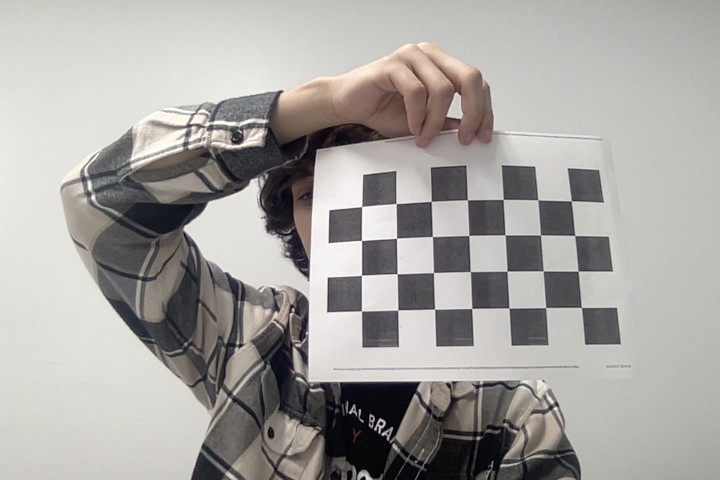
#> input picture Photo on 2-10-23 at 3.02 PM #2.jpg, 1440 x 960 px (shown at 1/2 size); its folder holds 5 pictures in this run
$ python -i calibration.py   (imports and definitions only)
#> lines starting #> are read from the running program, lines starting #| are printed output that depends on the picture; after the words box and inside, x2 and y2 are one past the last pixel; in counts of white or black regions, pixels touching at a corner belong together
# Import required modules
import cv2
import numpy as np
import os
import glob

def cal():
	# Define the dimensions of checkerboard
	CHECKERBOARD = (7, 4)


	# stop the iteration when specified
	# accuracy, epsilon, is reached or
	# specified number of iterations are completed.
	criteria = (cv2.TERM_CRITERIA_EPS +
				cv2.TERM_CRITERIA_MAX_ITER, 30, 0.001)


	# Vector for 3D points
	threedpoints = []

	# Vector for 2D points
	twodpoints = []


	# 3D points real world coordinates
	objectp3d = np.zeros((1, CHECKERBOARD[0]
						* CHECKERBOARD[1],
						3), np.float32)
	objectp3d[0, :, :2] = np.mgrid[0:CHECKERBOARD[0],
								0:CHECKERBOARD[1]].T.reshape(-1, 2)
	prev_img_shape = None


	# Extracting path of individual image stored
	# in a given directory. Since no path is
	# specified, it will take current directory
	# jpg files alone
	images = glob.glob('*.jpg')

	for filename in images:
		image = cv2.imread(filename)
#> image is the input picture: shape (960, 1440, 3); mean B, G, R 160.2, 163.6, 165.9
		grayColor = cv2.cvtColor(image, cv2.COLOR_BGR2GRAY)
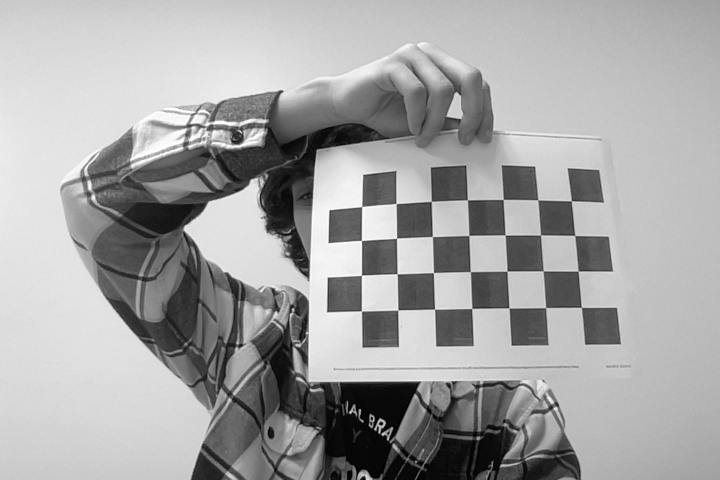
#> grayColor: shape (960, 1440) (shown at 1/2 size); min 0, max 255, mean 163.9

		# Find the chess board corners
		# If desired number of corners are
		# found in the image then ret = true
		ret, corners = cv2.findChessboardCorners(
						grayColor, CHECKERBOARD,
						cv2.CALIB_CB_ADAPTIVE_THRESH
						+ cv2.CALIB_CB_FAST_CHECK +
						cv2.CALIB_CB_NORMALIZE_IMAGE)
#> ret = True; corners = 28 rows, first 8: [1163.4, 614.5], [1091.8, 615.8], [1018.2, 617.2], [944, 617.5], [870, 618.5], [796.1, 620.5], [723.4, 622.4], [1156.8, 542.6]

		# If desired number of corners can be detected then,
		# refine the pixel coordinates and display
		# them on the images of checker board
		if ret == True:
			threedpoints.append(objectp3d)

			# Refining pixel coordinates
			# for given 2d points.
			corners2 = cv2.cornerSubPix(
				grayColor, corners, (11, 11), (-1, -1), criteria)
#> corners2 = 28 rows, first 8: [1163.2, 615.1], [1091.8, 615.7], [1018.4, 616.4], [944.1, 617.3], [869.5, 618.6], [796.1, 620.4], [723.5, 622.2], [1156.5, 542.5]

			twodpoints.append(corners2)

			# Draw and display the corners
			image = cv2.drawChessboardCorners(image,
											CHECKERBOARD,
											corners2, ret)
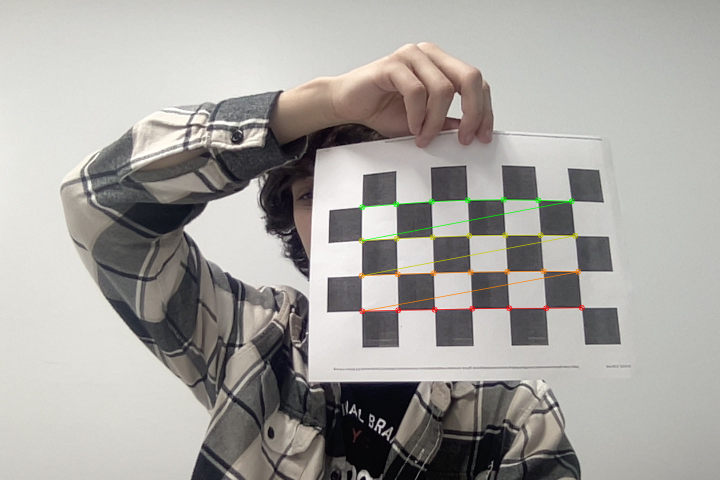
#> image: shape (960, 1440, 3) (shown at 1/2 size); 0.82% of pixels changed, all inside (x1, y1, x2, y2) = (717, 393, 1170, 629)

		cv2.imshow('img', image)
		cv2.waitKey(0)
#> pass 2 of the loop in cal, `for filename in images:`:
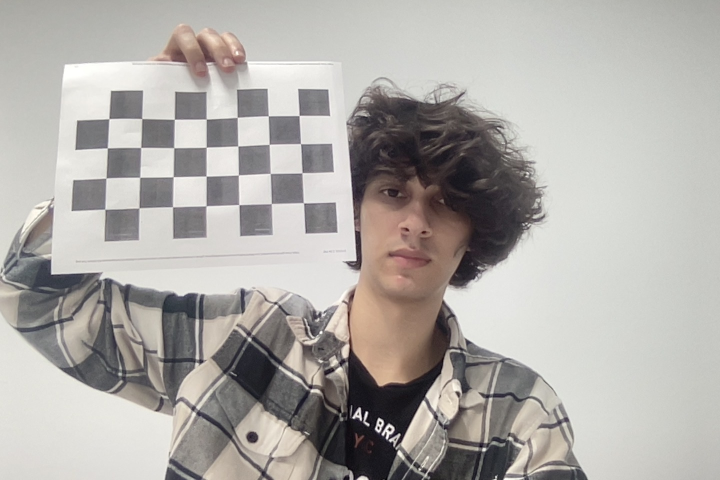
#> input picture Photo on 2-10-23 at 3.02 PM #3.jpg, 1440 x 960 px (shown at 1/2 size)
#> in cal, image is the input picture: shape (960, 1440, 3); mean B, G, R 167.9, 171.8, 175.2
#> in cal, `grayColor = cv2.cvtColor(image, cv2.COLOR_BGR2GRAY)`:
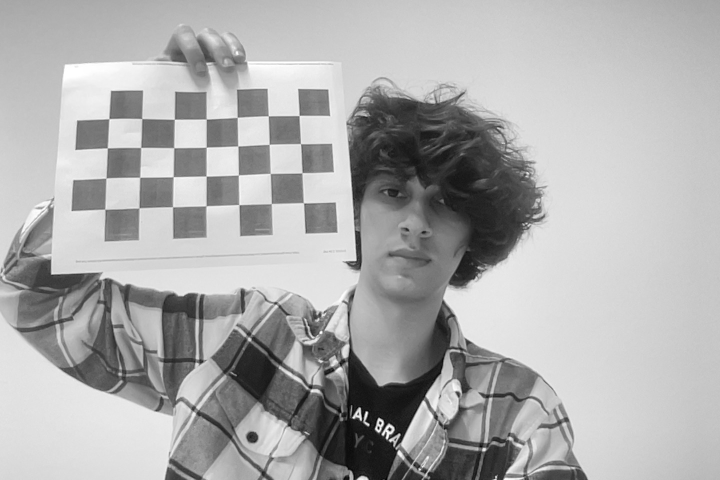
#> grayColor: shape (960, 1440) (shown at 1/2 size); min 0, max 255, mean 172.4
#> corners = 28 rows, first 8: [607.3, 406.1], [543.2, 407.8], [478.1, 409.6], [412.8, 412.4], [345.7, 413.6], [279.1, 416.6], [209.7, 418.7], [604.5, 346]
#> corners2 = 28 rows, first 8: [607.5, 406.2], [543.2, 407.7], [478.5, 409.7], [412.7, 412], [345.7, 414], [278.5, 416.3], [210.4, 419], [604.6, 346.1]
#> in cal, `image = cv2.drawChessboardCorners(image, CHECKERBOARD, corners2, ret)`:
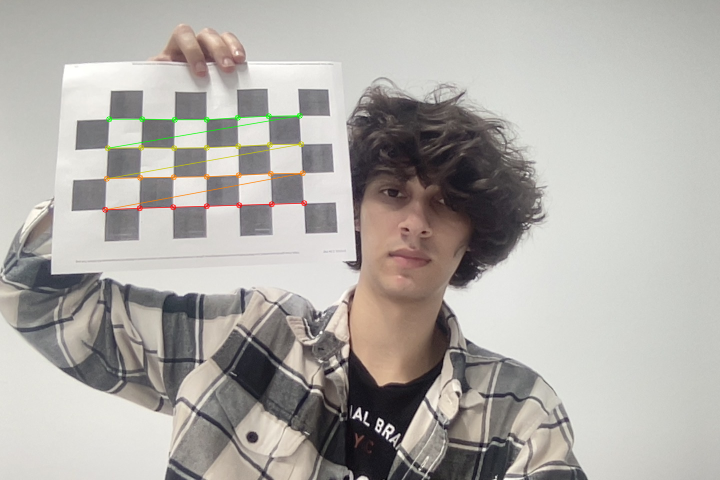
#> image: shape (960, 1440, 3) (shown at 1/2 size); 0.76% of pixels changed, all inside (x1, y1, x2, y2) = (204, 225, 615, 426)
#> pass 3 of the loop in cal, `for filename in images:`:
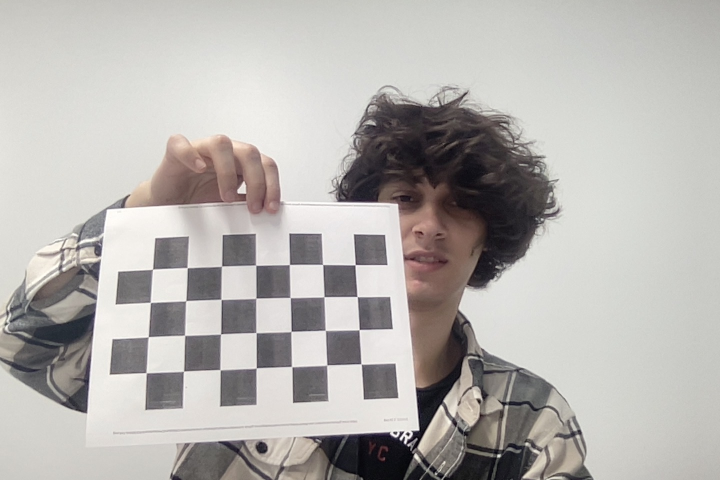
#> input picture Photo on 2-10-23 at 3.02 PM.jpg, 1440 x 960 px (shown at 1/2 size)
#> in cal, image is the input picture: shape (960, 1440, 3); mean B, G, R 175.3, 178.5, 181.6
#> in cal, `grayColor = cv2.cvtColor(image, cv2.COLOR_BGR2GRAY)`:
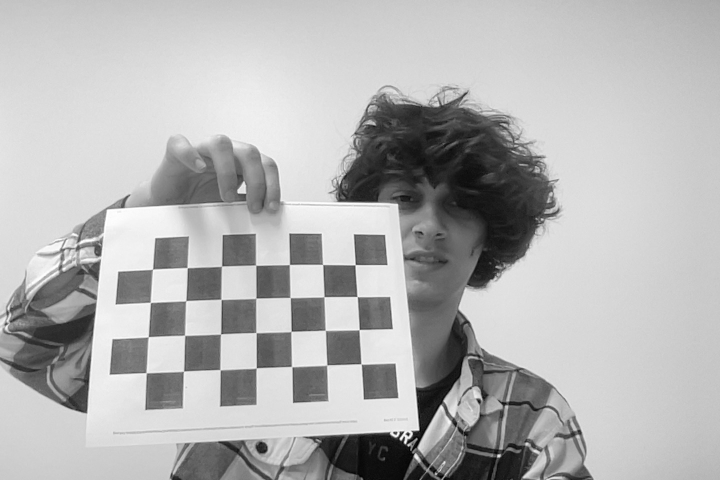
#> grayColor: shape (960, 1440) (shown at 1/2 size); min 0, max 255, mean 179.1
#> corners = 28 rows, first 8: [722, 727.8], [655.1, 730.2], [583.3, 732.8], [513.6, 735.9], [440.6, 740.2], [367.8, 742.7], [293, 746], [719, 659.4]
#> corners2 = 28 rows, first 8: [722.6, 728.4], [654.2, 730.3], [584, 733.4], [513.1, 736.3], [440.7, 739.7], [367.6, 742.6], [292.9, 745.8], [718.7, 659.6]
#> in cal, `image = cv2.drawChessboardCorners(image, CHECKERBOARD, corners2, ret)`:
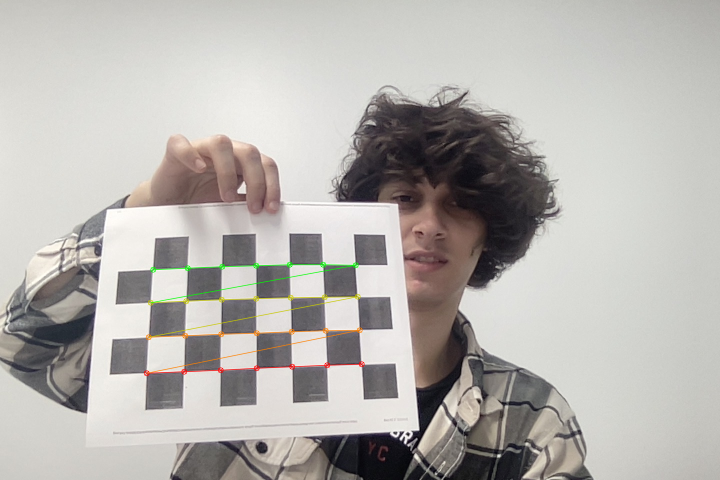
#> image: shape (960, 1440, 3) (shown at 1/2 size); 0.8% of pixels changed, all inside (x1, y1, x2, y2) = (287, 523, 730, 753)
#> the loop made 5 passes; the first 3 are shown

	cv2.destroyAllWindows()

	h, w = image.shape[:2]
#> h = 960; w = 1440


	# Perform camera calibration by
	# passing the value of above found out 3D points (threedpoints)
	# and its corresponding pixel coordinates of the
	# detected corners (twodpoints)
	ret, matrix, distortion, r_vecs, t_vecs = cv2.calibrateCamera(
		threedpoints, twodpoints, grayColor.shape[::-1], None, None)

	#undistort using cv2.undistort
	img = cv2.imread('left12.jpg')
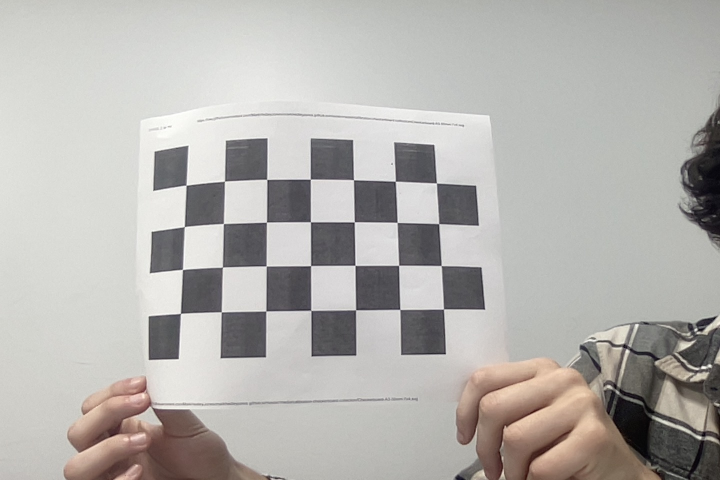
#> input picture left12.jpg, 1440 x 960 px (shown at 1/2 size)
#> img is the input picture: shape (960, 1440, 3); mean B, G, R 174.4, 177.9, 180.4
	h, w = img.shape[:2]
	newcameramtx, roi = cv2.getOptimalNewCameraMatrix(matrix, distortion, (w,h), 1, (w,h))

	dst = cv2.undistort(img, matrix, distortion, None, newcameramtx)
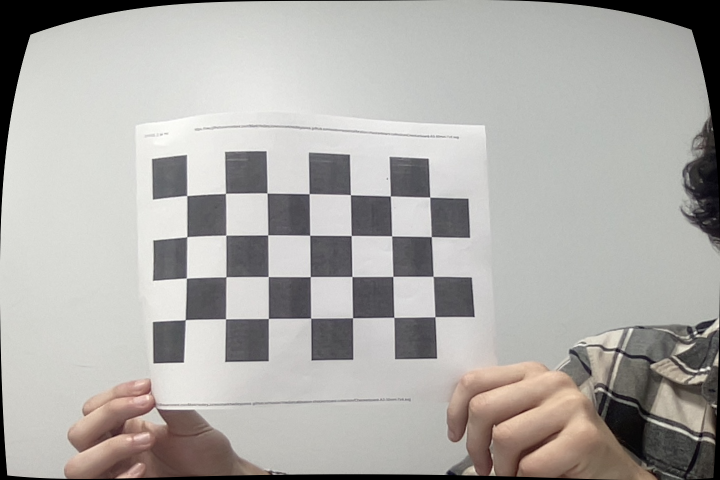
#> dst: shape (960, 1440, 3) (shown at 1/2 size); mean B, G, R 168, 171.4, 173.8

	#x, y, w, h= roi
	#dst = dst[y:y+h, x:x+w]
	cv2.imwrite('calibrate.png', dst)

	#undistort using remapping

	mapx, mapy = cv2.initUndistortRectifyMap(matrix, distortion, None, newcameramtx, (w,h), 5)
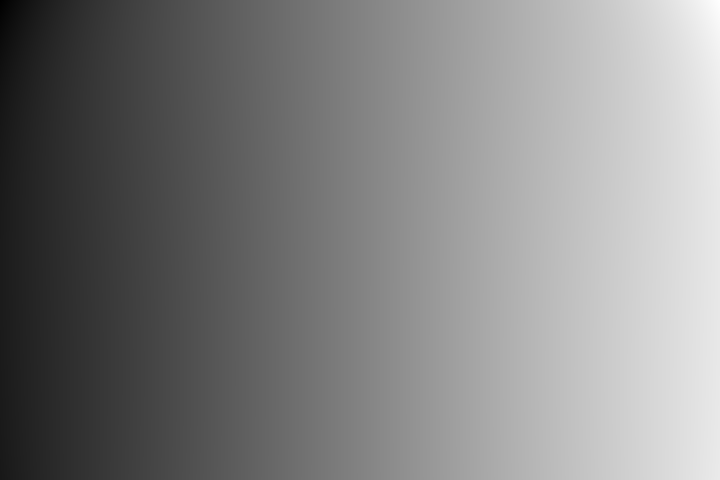
#> mapx: shape (960, 1440) float32 (shown at 1/2 size); min -188.8, max 1597, mean 724.4; drawn with min black and max white
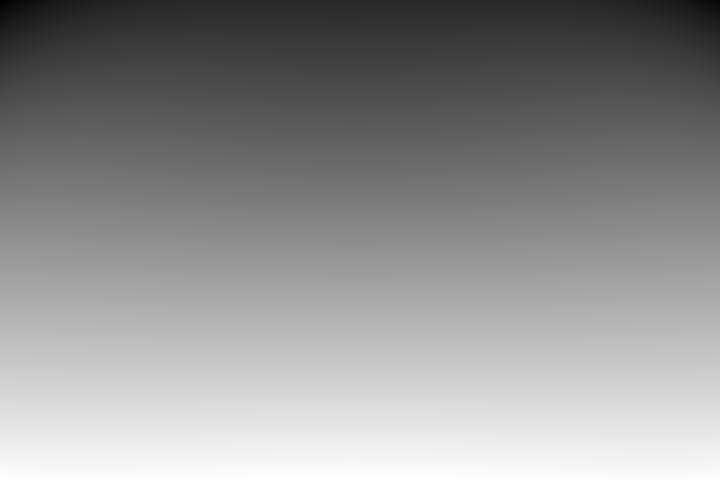
#> mapy: shape (960, 1440) float32 (shown at 1/2 size); min -187.4, max 971.2, mean 467.4; drawn with min black and max white
	dst1 = cv2.remap(img, mapx, mapy, cv2.INTER_LINEAR)

	x, y, w, h = roi
	dst1 = dst1[y:y+h, x:x+h]
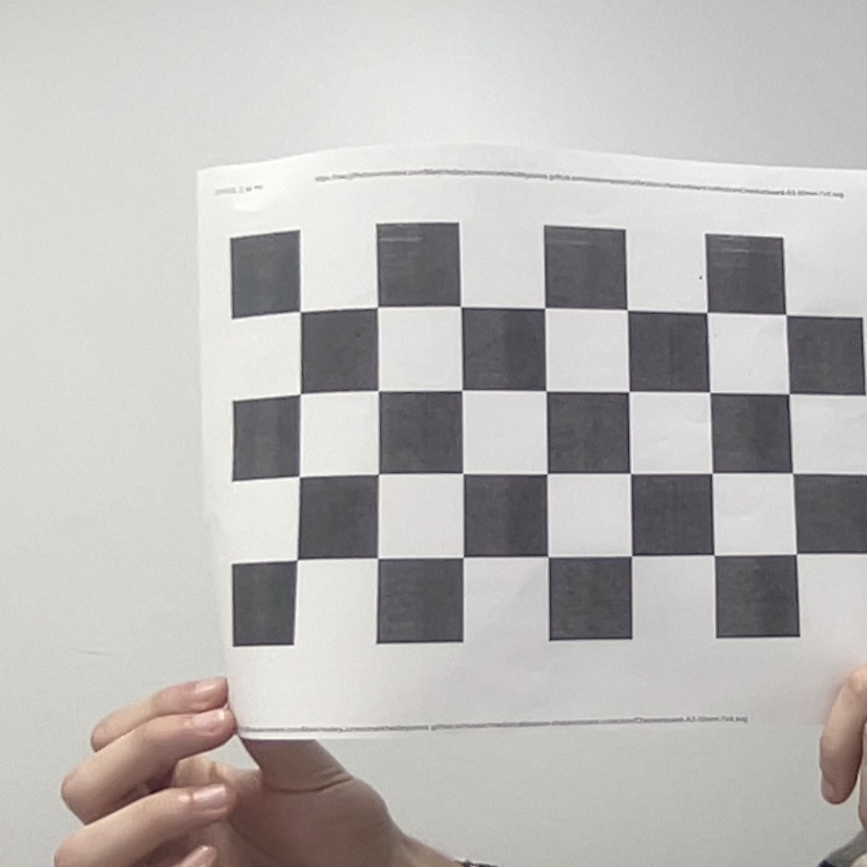
#> dst1: shape (867, 867, 3); mean B, G, R 182.1, 184.3, 186.6
	cv2.imwrite('calibrateresult.png', dst1)


	# Displaying required output
	print(" Camera matrix:")
	print(matrix)

	print("\n Distortion coefficient:")
	print(distortion)

	print("\n Rotation Vectors:")
	print(r_vecs)

	print("\n Translation Vectors:")
	print(t_vecs)

>>> result = cal()
